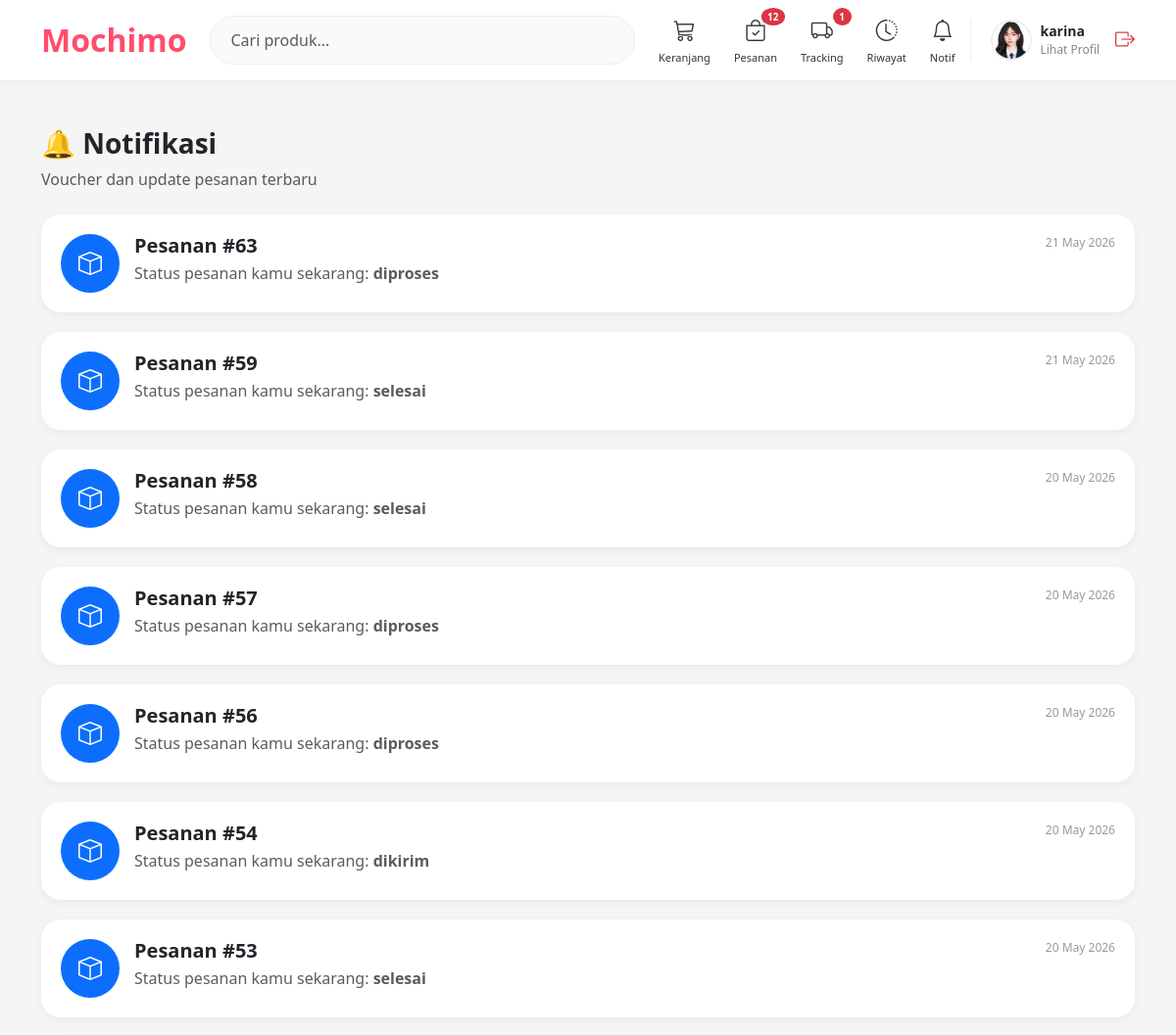
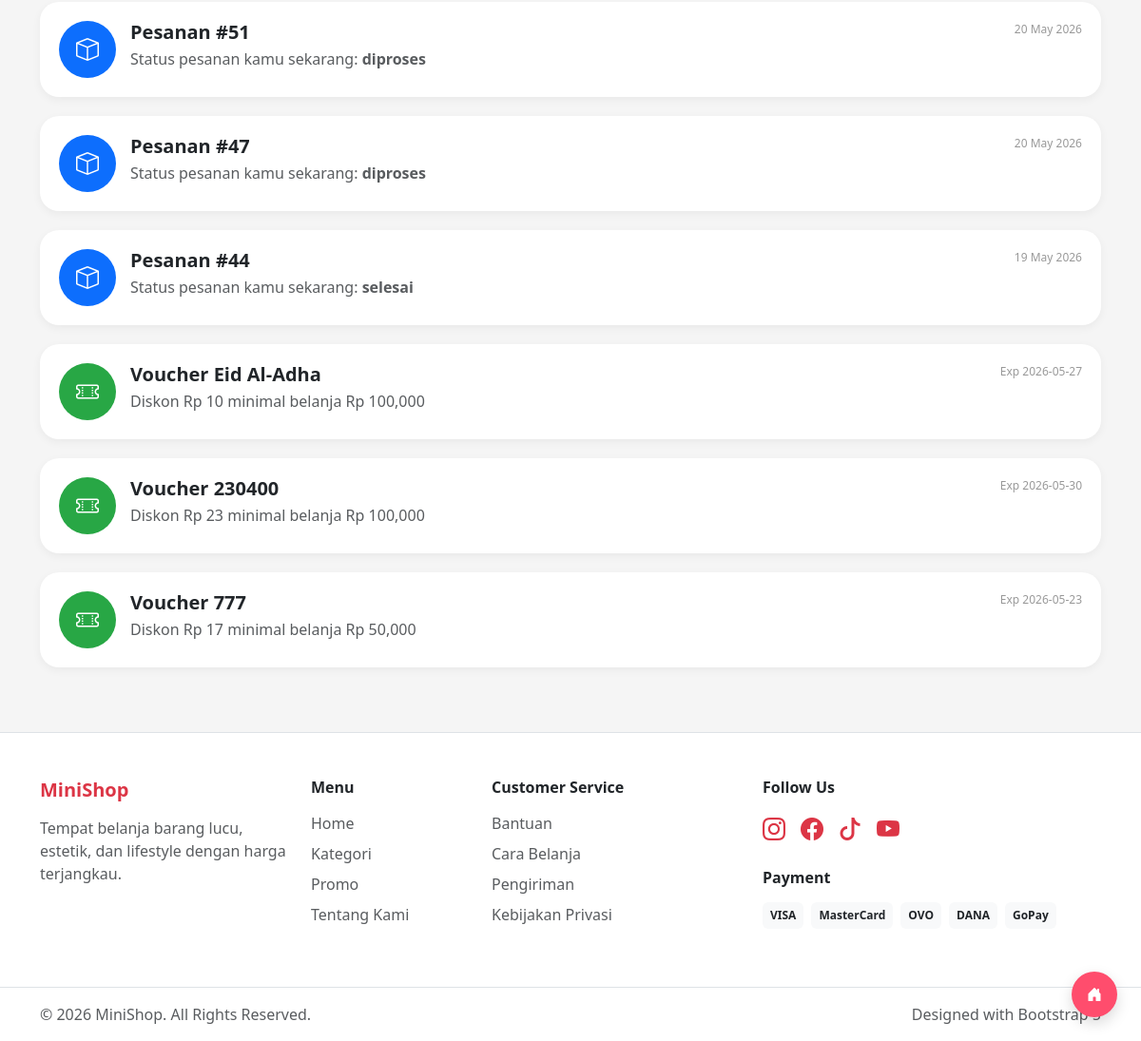
Screenshot of /customer/notifikasi.php (signed in) with the database file from the repository (2 pictures, top to bottom).
### tables this page shows
CREATE TABLE `users` (
  `id_user` int NOT NULL,
  `nama` varchar(100) NOT NULL,
  `email` varchar(100) NOT NULL,
  `password` varchar(255) NOT NULL,
  `no_hp` varchar(20) DEFAULT NULL,
  `alamat` text,
  `foto` varchar(255) DEFAULT NULL,
  `role` enum('admin','customer') DEFAULT 'customer',
  `created_at` timestamp NOT NULL DEFAULT CURRENT_TIMESTAMP,
  `gender` varchar(10) DEFAULT NULL
);

CREATE TABLE `pesanan` (
  `id_pesanan` int NOT NULL,
  `id_user` int DEFAULT NULL,
  `tanggal_pesan` datetime DEFAULT CURRENT_TIMESTAMP,
  `total` int NOT NULL,
  `diskon` int NOT NULL,
  `total_bayar` int DEFAULT NULL,
  `status` enum('menunggu pembayaran','diproses','dikirim','selesai','dibatalkan') DEFAULT 'menunggu pembayaran',
  `alamat_pengiriman` text,
  `metode_pembayaran` varchar(50) DEFAULT NULL,
  `nomor_pesanan` varchar(50) DEFAULT NULL,
  `bank_tujuan` varchar(100) DEFAULT NULL,
  `bukti_pembayaran` varchar(255) DEFAULT NULL,
  `status_pembayaran` enum('pending','menunggu_verifikasi','dibayar','expired','belum dibayar') NOT NULL DEFAULT 'pending',
  `batas_pembayaran` datetime DEFAULT NULL,
  `waktu_dikirim` datetime DEFAULT NULL,
  `waktu_selesai` datetime DEFAULT NULL,
  `nomor_pembayaran` varchar(50) DEFAULT NULL,
  `is_read` tinyint(1) DEFAULT '0'
);

CREATE TABLE `voucher` (
  `id_voucher` int NOT NULL,
  `kode_voucher` varchar(50) DEFAULT NULL,
  `diskon` int DEFAULT NULL,
  `minimal_belanja` int DEFAULT NULL,
  `expired` date DEFAULT NULL,
  `status` enum('aktif','nonaktif') DEFAULT 'aktif'
);

### customer/notifikasi.php (the view, shortened to what this page needs)
<?php
include "../config/koneksi.php";
$id_user = $_SESSION['id_user'];
mysqli_query($conn, "
    UPDATE pesanan
    SET is_read = 1
    WHERE id_user = '$id_user'
    AND is_read = 0
");
include "../template/header.php";
include "../template/navbar_customer.php";
?>
<div class="container py-5">
    <a href="dashboard.php" class="back-home-btn">
        <i class="bi bi-house-door-fill"></i>
    </a>
    <div class="mb-4">
        <h3 class="fw-bold">🔔 Notifikasi</h3>
        <p class="text-muted">
            Voucher dan update pesanan terbaru
        </p>
    </div>
    <?php
    $pesanan = mysqli_query($conn,"
        SELECT *
        FROM pesanan
        WHERE id_user='$id_user'
        AND (
            status='Diproses'
            OR status='Dikirim'
            OR status='Selesai'
        )
        ORDER BY id_pesanan DESC
    ");
    if(mysqli_num_rows($pesanan) > 0):
        while($p = mysqli_fetch_assoc($pesanan)) :
        $icon = "bi-box";
    ?>
    <div class="notif-card">
        <div class="notif-icon bg-pesanan">
            <i class="bi <?= $icon; ?>"></i>
        </div>
        <div class="flex-grow-1">
            <div class="d-flex justify-content-between">
                <h5 class="fw-bold mb-1">
                    Pesanan #<?= $p['id_pesanan']; ?>
                </h5>
                <div class="notif-time">
                    <?= date('d M Y', strtotime($p['tanggal_pesan'])); ?>
                </div>
            </div>
            <div class="text-muted">
                Status pesanan kamu sekarang:
                <b><?= $p['status']; ?></b>
            </div>
        </div>
    </div>
    <?php endwhile; endif; ?>
    <?php
    $voucher = mysqli_query($conn,"
        SELECT *
        FROM voucher
        WHERE status='aktif'
        ORDER BY id_voucher DESC
    ");
    if(mysqli_num_rows($voucher) > 0):
        while($v = mysqli_fetch_assoc($voucher)) :
    ?>
    <div class="notif-card">
        <div class="notif-icon bg-voucher">
            <i class="bi bi-ticket-perforated"></i>
        </div>
        <div class="flex-grow-1">
            <div class="d-flex justify-content-between">
                <h5 class="fw-bold mb-1">
                    Voucher <?= $v['kode_voucher']; ?>
                </h5>
                <div class="notif-time">
                    Exp <?= $v['expired']; ?>
                </div>
            </div>
            <div class="text-muted">
                Diskon Rp <?= number_format($v['diskon']); ?>
                minimal belanja Rp <?= number_format($v['minimal_belanja']); ?>
            </div>
        </div>
    </div>
    <?php endwhile; endif; ?>
</div>
<?php include "../template/footer.php"; ?>

### template/navbar_customer.php (shortened to what this page needs)
<?php
include "../config/koneksi.php";
$id_user = $_SESSION['id_user'] ?? 0;
$queryUser = mysqli_query($conn,"
SELECT * FROM users
WHERE id_user='$id_user'
");
$user = mysqli_fetch_assoc($queryUser ?? []);
$fotoProfile = (!empty($user['foto']))
    ? "../assets/profile/" . $user['foto']
    : "../assets/img/user.png";
$queryPesanan = mysqli_query($conn,"
SELECT COUNT(*) as total
FROM pesanan
WHERE id_user='$id_user'
AND status IN ('Diproses','Menunggu pembayaran')
");
$dataPesanan = mysqli_fetch_assoc($queryPesanan);
$total_pesanan = $dataPesanan['total'] ?? 0;
$queryTracking = mysqli_query($conn,"
SELECT COUNT(*) as total
FROM pesanan
WHERE id_user='$id_user'
AND status='Dikirim'
");
$dataTracking = mysqli_fetch_assoc($queryTracking);
$total_tracking = $dataTracking['total'] ?? 0;
?>
<nav class="navbar navbar-expand-lg navbar-light navbar-custom sticky-top">
<div class="container d-flex align-items-center">
    <a href="../customer/dashboard.php" class="logo-text me-4">
        Mochimo
    </a>
    <form class="d-flex flex-grow-1 me-4 search-wrapper"
          method="GET"
          action="../customer/dashboard.php">
        <input type="search"
               name="cari"
               class="form-control search-input"
               placeholder="Cari produk..."
               autocomplete="off">
    </form>
    <div class="menu-wrapper me-3">
        <a href="../customer/cart.php" class="menu-icon">
            <i class="bi bi-cart3"></i>
            <small>Keranjang</small>
        </a>
        <a href="../customer/pesanan.php" class="menu-icon">
            <i class="bi bi-bag-check"></i>
            <?php if($total_pesanan > 0){ ?>
                <span class="badge bg-danger badge-custom">
                    <?= $total_pesanan; ?>
                </span>
            <?php } ?>
            <small>Pesanan</small>
        </a>
        <a href="../customer/tracking_pesanan.php" class="menu-icon">
            <i class="bi bi-truck"></i>
            <?php if($total_tracking > 0){ ?>
                <span class="badge bg-danger badge-custom">
                    <?= $total_tracking; ?>
                </span>
            <?php } ?>
            <small>Tracking</small>
        </a>
        <a href="../customer/riwayat.php" class="menu-icon">
            <i class="bi bi-clock-history"></i>
            <small>Riwayat</small>
        </a>
        <a href="../customer/notifikasi.php" class="menu-icon">
            <i class="bi bi-bell"></i>
            <small>Notif</small>
        </a>
    </div>
    <div class="d-flex align-items-center profile-navbar">
        <a href="../customer/profil.php"
           class="d-flex align-items-center text-decoration-none text-dark gap-2">
            <img src="<?= $fotoProfile; ?>" class="profile-img">
            <div>
                <div class="profile-name">
                    <?= isset($user['nama']) ? $user['nama'] : 'Customer'; ?>
                </div>
                <div class="profile-text">
                    Lihat Profil
                </div>
            </div>
        </a>
        <a href="../auth/logout.php" class="text-danger ms-3">
            <i class="bi bi-box-arrow-right fs-5"></i>
        </a>
    </div>
</div>
</nav>

### assets/css/style.css (style rules this page uses)
body { background:#f5f5f5; font-family:Arial,sans-serif; }

### template/navbar_customer.php (style rules this page uses)
.navbar-custom { background:white; box-shadow:0 2px 10px rgba(0,0,0,0.05); padding:14px 0; z-index:999; }
.logo-text { font-weight:800; font-size:32px; color:#ff4d6d !important; text-decoration:none; }
.search-input { border-radius:50px; padding:12px 20px; border:1px solid #eee; background:#fafafa; }
.menu-wrapper { display:flex; align-items:center; gap:24px; }
.menu-icon { color:#333; position:relative; transition:0.2s; display:flex; flex-direction:column; align-items:center; text-decoration:none; }
.menu-icon i { font-size:22px; }
.menu-icon small { font-size:11px; margin-top:4px; font-weight:500; }
.badge-custom { position:absolute; top:-6px; right:-8px; font-size:10px; min-width:18px; height:18px; border-radius:50%; display:flex; align-items:center; justify-content:center; }
.profile-navbar { padding-left:20px; border-left:1px solid #eee; }
.profile-img { width:42px; height:42px; border-radius:50%; object-fit:cover; border:2px solid #eee; }
.profile-name { font-size:14px; font-weight:700; margin-bottom:0; }
.profile-text { font-size:12px; color:#888; }

### customer/notifikasi.php (style rules this page uses)
body { background:#f5f5f5; font-family:'Segoe UI',sans-serif; }
.notif-card { background:white; border-radius:20px; padding:20px; margin-bottom:20px; box-shadow:0 3px 10px rgba(0,0,0,0.05); display:flex; gap:15px; }
.notif-icon { width:60px; height:60px; border-radius:50%; display:flex; align-items:center; justify-content:center; color:white; font-size:24px; }
.bg-voucher { background:#28a745; }
.bg-pesanan { background:#0d6efd; }
.notif-time { font-size:12px; color:#999; }
.back-home-btn { position: fixed; bottom: 25px; right: 25px; width: 48px; height: 48px; background: #ff4d6d; color: white; border-radius: 50%; display: flex; align-items: center; justify-content: center; box-shadow: 0 6px 15px rgba(0,0,0,0.15); text-decoration: none; z-index: 999; transition: 0.2s ease; }

### rows the page displays
users: foto (picture), nama "karina"
pesanan: id_pesanan "63", tanggal_pesan "21 May 2026", status "diproses"
pesanan: id_pesanan "59", tanggal_pesan "21 May 2026", status "selesai"
pesanan: id_pesanan "58", tanggal_pesan "20 May 2026", status "selesai"
pesanan: id_pesanan "57", tanggal_pesan "20 May 2026", status "diproses"
pesanan: id_pesanan "56", tanggal_pesan "20 May 2026", status "diproses"
pesanan: id_pesanan "54", tanggal_pesan "20 May 2026", status "dikirim"
pesanan: id_pesanan "53", tanggal_pesan "20 May 2026", status "selesai"
pesanan: id_pesanan "51", tanggal_pesan "20 May 2026", status "diproses"
pesanan: id_pesanan "47", tanggal_pesan "20 May 2026", status "diproses"
pesanan: id_pesanan "44", tanggal_pesan "19 May 2026", status "selesai"
voucher: kode_voucher "Eid Al-Adha", expired "2026-05-27", diskon "10", minimal_belanja "100,000"
voucher: kode_voucher "230400", expired "2026-05-30", diskon "23", minimal_belanja "100,000"
voucher: kode_voucher "777", expired "2026-05-23", diskon "17", minimal_belanja "50,000"

### other values shown
$total_pesanan "12"
$total_tracking "1"
